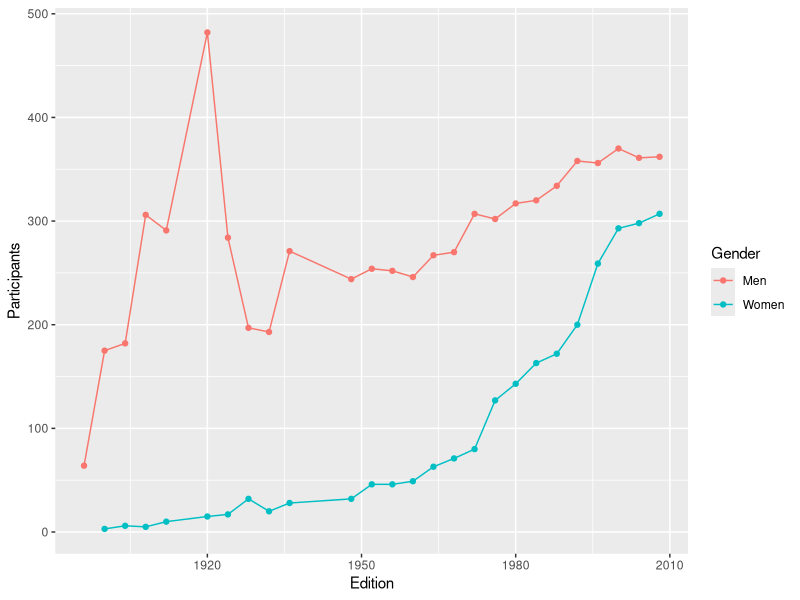
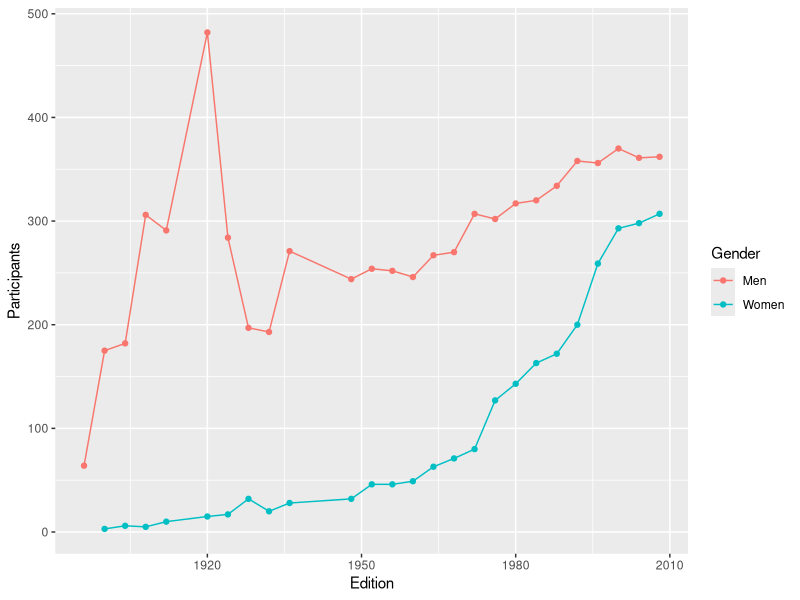

These figures' R source, in order:
require(ggplot2)
data=read.csv("olympics.csv")
data_gold=data[data$Medal=='Gold',]
data_gold$Participants=1
data_sum=aggregate(Participants~Edition+Gender, data_gold, sum)
ggplot(data_sum, aes(Edition, Participants,colour=Gender)) + geom_line() + geom_point()
ggsave("gold_participant.png")
